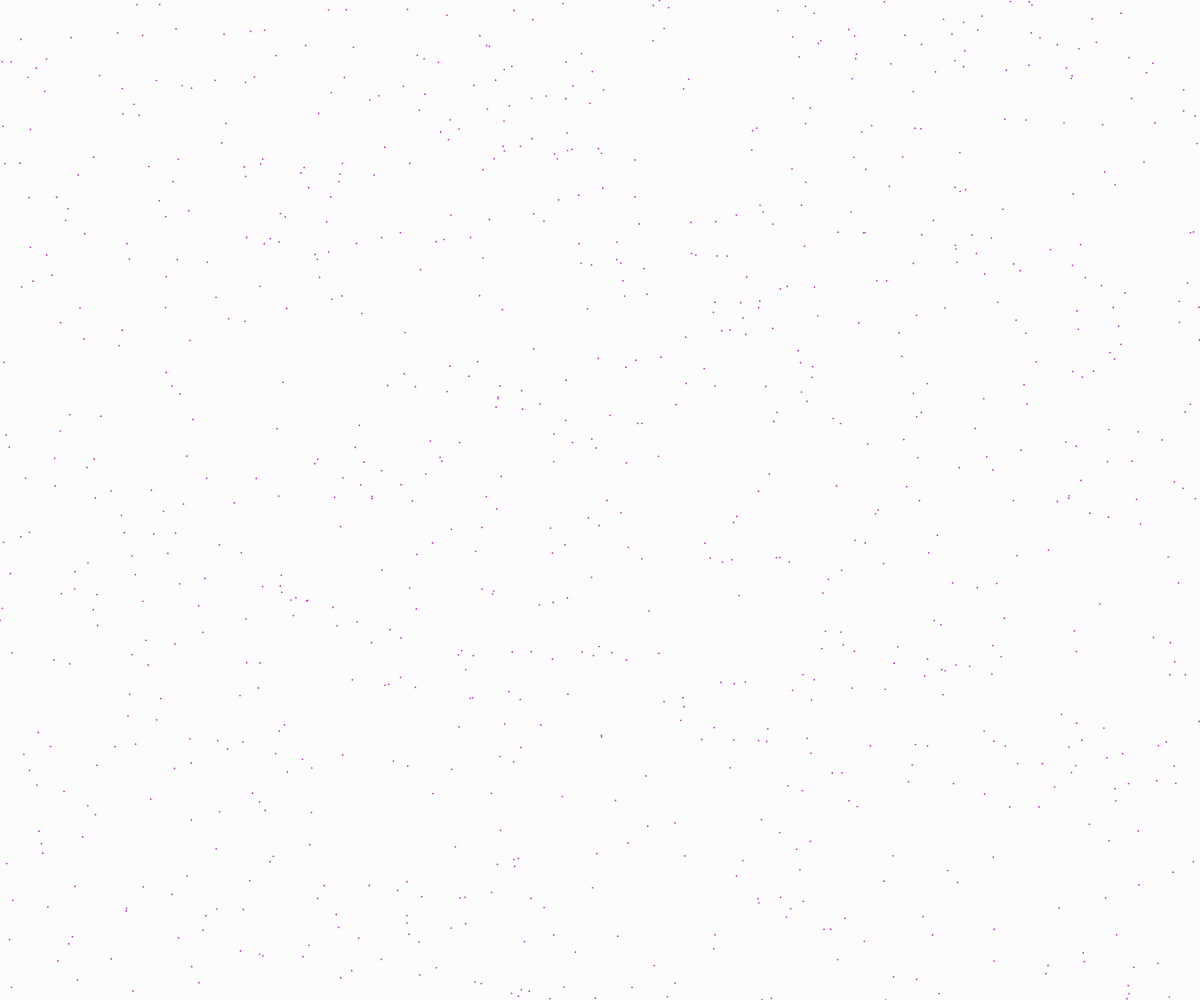
Frame 1 (no input)
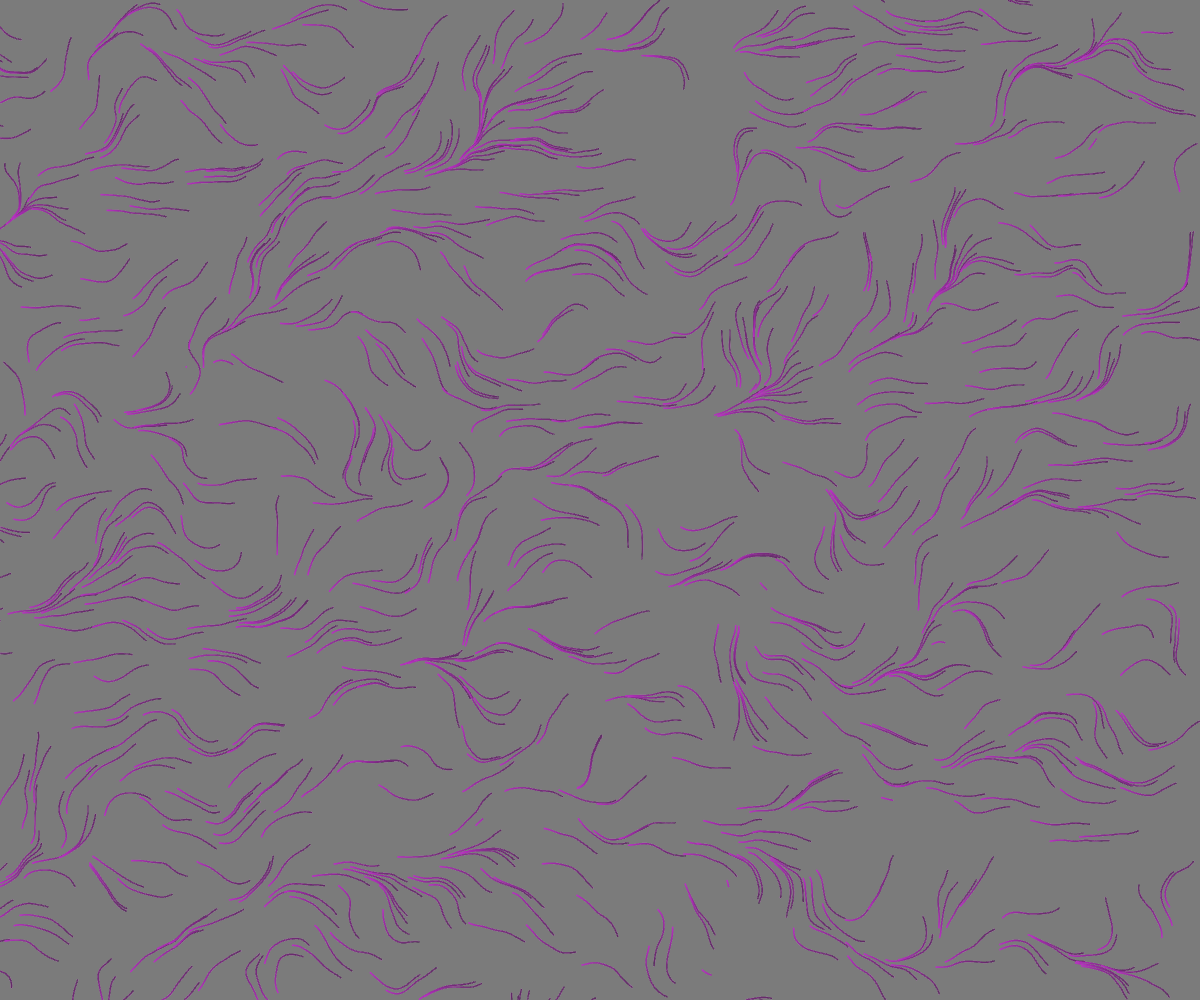
Frame 60 (no input)
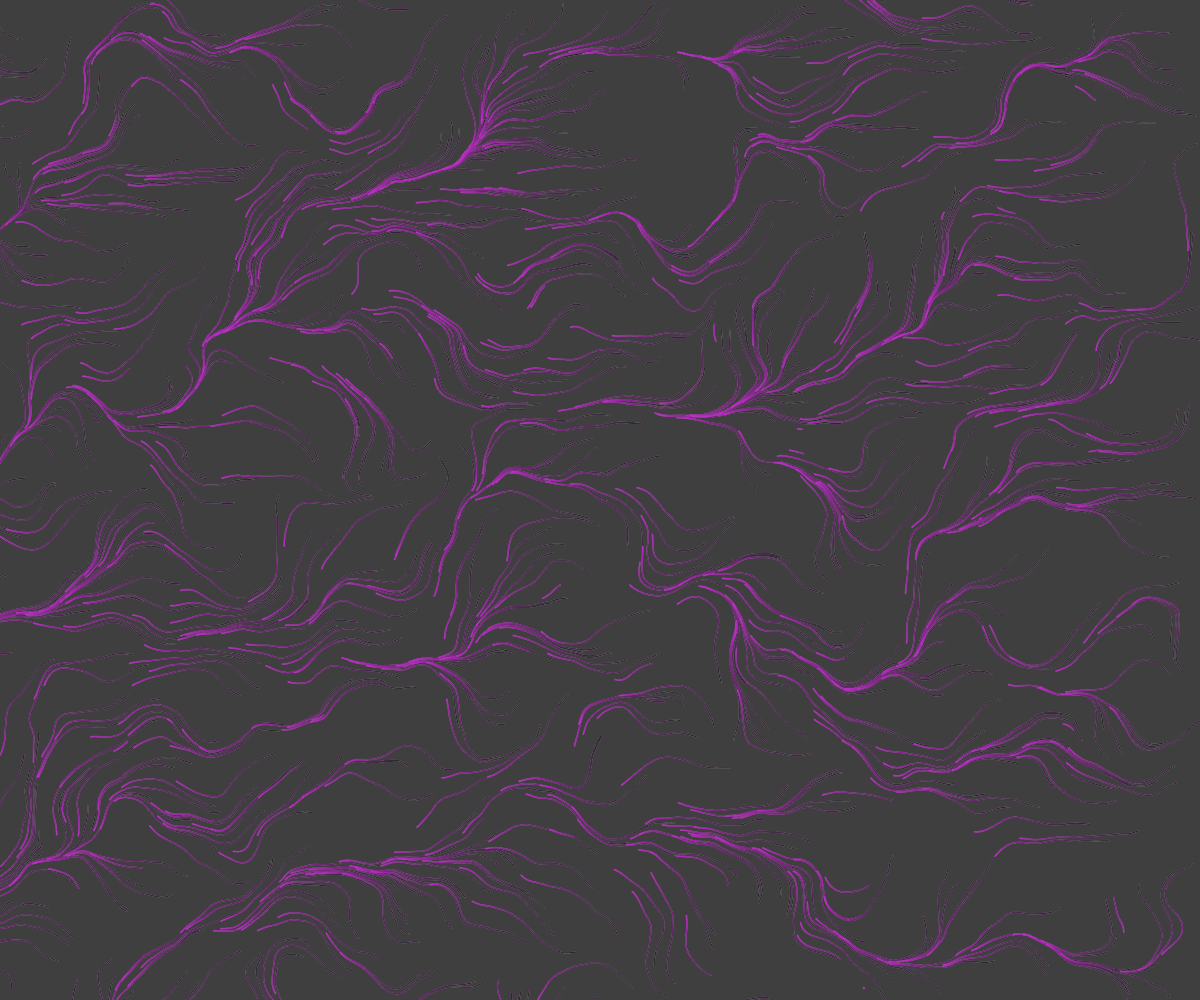
Frame 120 (the mouse pressed at the canvas centre since frame 60)

The p5.js sketch that drew these frames (run headless with seeded random() and noise() and a simulated clock; from frame 60 on, the mouse is pressed at the canvas centre):

// p5.js sketch
// ── sketch.js
//turbulence
//turbulence in the night sky
//water flow
let particles = [];

let noiseScale = 0.011;

function positionEllipse() {
  circleColor = color(random(200,255),random(200,255),random(200,255));
  fill(circleColor);
  //fill(255)
 //strokeWeight(4); 
 //stroke('white');
  ellipse(windowWidth/2,windowHeight/2,windowWidth/4,windowHeight/3);

}

function setup() {
  createCanvas(windowWidth, windowHeight);
  let num = 900//random(300,3000);
  //console.log(num);
  
  r = random(0,255); // r is a random number between 0 - 255
  g = random(0,255); // g is a random number betwen 100 - 200
  b = random(0,255);
  a = random(0,10);
  strokeW = random(.5,2);
  console.log(strokeW);
  
  for (let i = 0; i < num; ++i){
    particles.push(createVector(random(width), random(height)));
  }
}

function draw() {  
  
  background(0,a);
  
  for(speck of particles){ 
    strokeWeight(strokeW);
    stroke(r,g,b);
    point(speck.x, speck.y);
    let n = noise(speck.x * noiseScale, speck.y * noiseScale);
    let a = TAU * n;
    speck.x += cos(a);
    speck.y += sin(a);
    if(!onScreen(speck)){
      speck.x = random(width);
      speck.y = random(height);
    }
  }
  
  //positionEllipse();
  
}

function onScreen(v){
  return v.x >= 0 && v.x <= width && v.y >= 0 && v.y <= height; 
}
// ── style.css
html, body {
  height: 100%;
}

body {
  margin: 0;
  display: flex;

  /* This centers our sketch horizontally. */
  justify-content: center;

  /* This centers our sketch vertically. */
  align-items: center;

}

#sketch{
  /*borders*/
  border-style: solid;
  border-width: 5px;
  border-color: yello;
}
